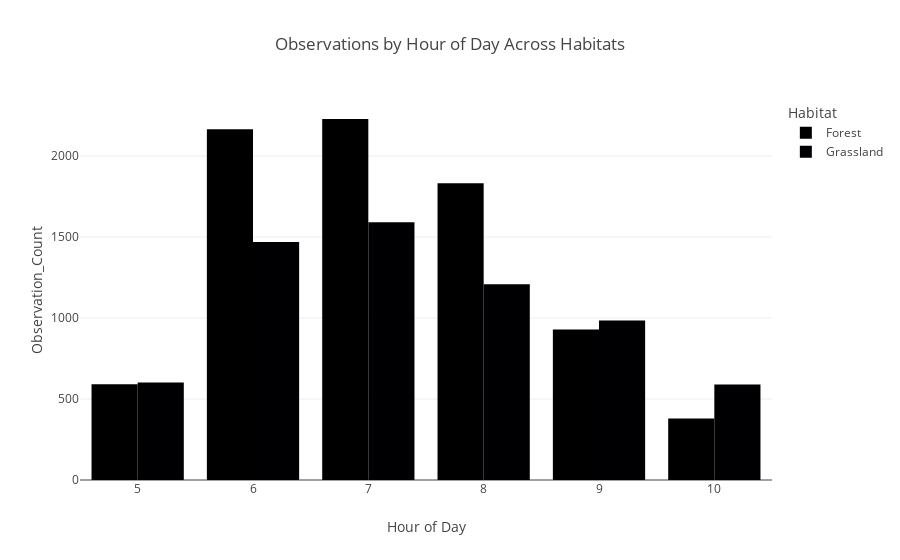
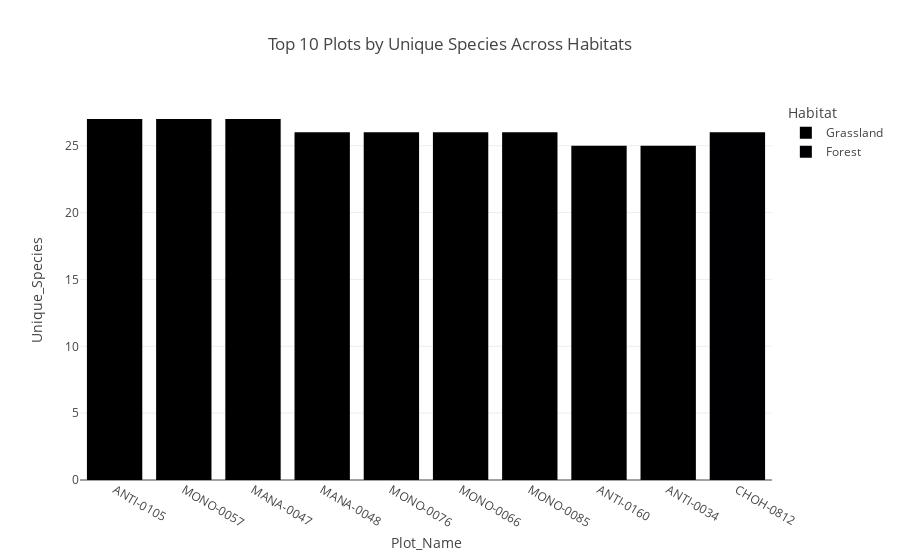

Here is the notebook cell these charts were saved with, in order:
### Code cell
import pandas as pd
import plotly.express as px
import plotly.graph_objects as go
from datetime import datetime, timedelta, time



def load_and_concatenate_data(file_path, habitat):
    xl = pd.ExcelFile(file_path)
    dfs = [pd.read_excel(xl, sheet_name=sheet) for sheet in xl.sheet_names]
    df = pd.concat(dfs, ignore_index=True)
    df['Habitat'] = habitat
    return df

grassland_file = "C:/Users/kumar/Downloads/Bird_Monitoring_Data_GRASSLAND.XLSX"
forest_file = "C:/Users/kumar/Downloads/Bird_Monitoring_Data_FOREST.XLSX"

grassland_df = load_and_concatenate_data(grassland_file, 'Grassland')
forest_df = load_and_concatenate_data(forest_file, 'Forest')

# Combine datasets
df = pd.concat([grassland_df, forest_df], ignore_index=True).copy()  # Explicit copy to avoid view issues
df.head()


def clean_data(df):
    # Create a copy to ensure we're working on a new DataFrame
    df = df.copy()
    
    # Handle missing values
    df.loc[:, 'Sub_Unit_Code'] = df['Sub_Unit_Code'].fillna('NA')
    df.loc[:, 'Distance'] = df['Distance'].fillna('Not Recorded')
    df.loc[:, 'Sex'] = df['Sex'].fillna('Undetermined')
    
    # Remove duplicates
    df = df.drop_duplicates(subset=['Plot_Name', 'Date', 'Start_Time', 'Common_Name', 'ID_Method', 'Distance', 'Sex'])
    
    # Convert Date from Excel serial to datetime
    def excel_date_to_datetime(serial):
        if pd.isna(serial) or not isinstance(serial, (int, float)):
            return pd.NaT
        return pd.to_datetime('1899-12-30') + pd.to_timedelta(serial, unit='D')
    
    df.loc[:, 'Date'] = df['Date'].apply(excel_date_to_datetime)
    df.loc[:, 'Month'] = df['Date'].dt.month
    df.loc[:, 'Season'] = df['Month'].map({
        1: 'Winter', 2: 'Winter', 3: 'Spring', 4: 'Spring', 5: 'Spring',
        6: 'Summer', 7: 'Summer', 8: 'Summer', 9: 'Fall', 10: 'Fall',
        11: 'Fall', 12: 'Winter'
    })
    
    # Convert Start_Time and End_Time to floats (fraction of day)
    def time_to_float(time_val):
        if pd.isna(time_val):
            return None
        if isinstance(time_val, (int, float)):
            return float(time_val)
        if isinstance(time_val, time):
            total_seconds = time_val.hour * 3600 + time_val.minute * 60 + time_val.second
            return total_seconds / (24 * 3600)  # Convert to fraction of day
        try:
            return float(time_val)
        except (ValueError, TypeError):
            return None
    
    # Use .loc to avoid SettingWithCopyWarning
    df.loc[:, 'Start_Time'] = df['Start_Time'].apply(time_to_float)  # Line 89
    df.loc[:, 'End_Time'] = df['End_Time'].apply(time_to_float)
    
    # Convert numerical columns
    df.loc[:, 'Temperature'] = pd.to_numeric(df['Temperature'], errors='coerce')
    df.loc[:, 'Humidity'] = pd.to_numeric(df['Humidity'], errors='coerce')
    
    # Convert boolean columns using .loc to avoid SettingWithCopyWarning
    bool_cols = ['Flyover_Observed', 'PIF_Watchlist_Status', 'Regional_Stewardship_Status', 
                 'Initial_Three_Min_Cnt']
    for col in bool_cols:
        df.loc[:, col] = df[col].map({'true': True, 'false': False, True: True, False: False})  # Line 95
    
    # Standardize string columns
    str_cols = ['Common_Name', 'Scientific_Name', 'ID_Method', 'Distance', 'Sky', 'Wind', 'Disturbance']
    for col in str_cols:
        if df[col].dtype == "object":
            df.loc[:, col] = df[col].str.strip().str.title()
    
    # Drop unnecessary columns
    df = df.drop(columns=['Sub_Unit_Code'], errors='ignore')
    return df

cleaned_df = clean_data(df)
cleaned_df.to_csv('cleaned_bird_monitoring_combined.csv', index=False)
cleaned_df.head()



def perform_analysis(df):
    analysis_results = {}
    
    # Temporal Analysis
    monthly_counts = df.groupby(['Month', 'Habitat'])['Common_Name'].count().reset_index(name='Observation_Count')
    seasonal_counts = df.groupby(['Season', 'Habitat'])['Common_Name'].count().reset_index(name='Observation_Count')
    time_counts = df.groupby([df['Start_Time'].apply(lambda x: int(float(x) * 24) if pd.notna(x) else -1), 'Habitat'])['Common_Name'].count().reset_index(name='Observation_Count')
    time_counts = time_counts.rename(columns={'Start_Time': 'Hour_of_Day'})
    analysis_results['monthly_counts'] = monthly_counts
    analysis_results['seasonal_counts'] = seasonal_counts
    analysis_results['time_counts'] = time_counts
    
    # Spatial Analysis
    plot_species = df.groupby(['Plot_Name', 'Habitat'])['Scientific_Name'].nunique().reset_index(name='Unique_Species')
    admin_unit_counts = df.groupby(['Admin_Unit_Code', 'Habitat'])['Common_Name'].count().reset_index(name='Observation_Count')
    analysis_results['plot_species'] = plot_species
    analysis_results['admin_unit_counts'] = admin_unit_counts
    
    # Species Analysis
    species_diversity = df.groupby('Habitat')['Scientific_Name'].nunique().reset_index(name='Unique_Species')
    activity_counts = df.groupby(['ID_Method', 'Habitat'])['Common_Name'].count().reset_index(name='Count')
    sex_ratio = df.groupby(['Common_Name', 'Sex', 'Habitat'])['Common_Name'].count().unstack(fill_value=0).reset_index()
    analysis_results['species_diversity'] = species_diversity
    analysis_results['activity_counts'] = activity_counts
    analysis_results['sex_ratio'] = sex_ratio
    
    # Environmental Conditions
    env_corr = df.groupby(['Temperature', 'Humidity', 'Habitat'])['Common_Name'].count().reset_index(name='Observation_Count')
    disturbance_effect = df.groupby(['Disturbance', 'Habitat'])['Common_Name'].count().reset_index(name='Observation_Count')
    analysis_results['env_corr'] = env_corr
    analysis_results['disturbance_effect'] = disturbance_effect
    
    # Distance and Behavior
    distance_counts = df.groupby(['Common_Name', 'Distance', 'Habitat'])['Common_Name'].count().unstack(fill_value=0).reset_index()
    flyover_counts = df.groupby(['Flyover_Observed', 'Habitat'])['Common_Name'].count().reset_index(name='Observation_Count')
    analysis_results['distance_counts'] = distance_counts
    analysis_results['flyover_counts'] = flyover_counts
    
    # Observer Trends
    observer_counts = df.groupby(['Observer', 'Habitat'])['Common_Name'].count().reset_index(name='Observation_Count')
    observer_species = df.groupby(['Observer', 'Habitat'])['Scientific_Name'].nunique().reset_index(name='Unique_Species')
    visit_counts = df.groupby(['Visit', 'Habitat'])['Scientific_Name'].nunique().reset_index(name='Unique_Species')
    analysis_results['observer_counts'] = observer_counts
    analysis_results['observer_species'] = observer_species
    analysis_results['visit_counts'] = visit_counts
    
    # Conservation Insights
    watchlist_species = df[df['PIF_Watchlist_Status'] == True].groupby(['Common_Name', 'Habitat'])['Common_Name'].count().reset_index(name='Count')
    stewardship_species = df[df['Regional_Stewardship_Status'] == True].groupby(['Common_Name', 'Habitat'])['Common_Name'].count().reset_index(name='Count')
    aou_counts = df.groupby(['AOU_Code', 'Habitat'])['Common_Name'].count().reset_index(name='Count')
    analysis_results['watchlist_species'] = watchlist_species
    analysis_results['stewardship_species'] = stewardship_species
    analysis_results['aou_counts'] = aou_counts
    
    return analysis_results

analysis_results = perform_analysis(cleaned_df)

# Save analysis results
for key, value in analysis_results.items():
    if isinstance(value, pd.DataFrame):
        value.to_csv(f'bird_analysis_{key}.csv', index=False)



# Temporal Analysis: Observations by Month
fig_monthly = px.bar(analysis_results['monthly_counts'], x='Month', y='Observation_Count', color='Habitat', 
                     barmode='group', title='Observations by Month Across Habitats', 
                     labels={'Month': 'Month of Year'})
fig_monthly.show()

# Temporal Analysis: Observations by Season
fig_seasonal = px.bar(analysis_results['seasonal_counts'], x='Season', y='Observation_Count', color='Habitat', 
                      barmode='group', title='Observations by Season Across Habitats')
fig_seasonal.show()

# Temporal Analysis: Observations by Hour of Day
fig_time = px.bar(analysis_results['time_counts'], x='Hour_of_Day', y='Observation_Count', color='Habitat', 
                  barmode='group', title='Observations by Hour of Day Across Habitats', 
                  labels={'Hour_of_Day': 'Hour of Day'})
fig_time.show()

# Spatial Analysis: Top 10 Plots by Unique Species
top_plots = analysis_results['plot_species'].sort_values('Unique_Species', ascending=False).head(10)
fig_plot_species = px.bar(top_plots, x='Plot_Name', y='Unique_Species', color='Habitat', 
                          title='Top 10 Plots by Unique Species Across Habitats')
fig_plot_species.show()

# Spatial Analysis: Observations by Admin Unit
fig_admin_unit = px.bar(analysis_results['admin_unit_counts'], x='Admin_Unit_Code', y='Observation_Count', 
                        color='Habitat', barmode='group', title='Observations by Admin Unit Across Habitats')
fig_admin_unit.show()

# Species Analysis: Unique Species by Habitat
print("Unique Species by Habitat:")
display(analysis_results['species_diversity'])

# Species Analysis: Observation Activity Types
fig_activity = px.bar(analysis_results['activity_counts'], x='ID_Method', y='Count', color='Habitat', 
                      barmode='group', title='Observation Activity Types Across Habitats')
fig_activity.show()

# Environmental Conditions: Temperature vs. Humidity
fig_env = px.scatter(analysis_results['env_corr'], x='Temperature', y='Humidity', size='Observation_Count', 
                     color='Habitat', title='Temperature vs. Humidity vs. Observation Count Across Habitats')
fig_env.show()

# Environmental Conditions: Disturbance Effect
fig_disturbance = px.bar(analysis_results['disturbance_effect'], x='Disturbance', y='Observation_Count', 
                         color='Habitat', barmode='group', title='Effect of Disturbance on Observations Across Habitats')
fig_disturbance.show()

# Distance and Behavior: Flyover Observations
fig_flyover = px.bar(analysis_results['flyover_counts'], x='Flyover_Observed', y='Observation_Count', 
                     color='Habitat', barmode='group', title='Flyover Observations Across Habitats')
fig_flyover.show()

# Conservation Insights: Watchlist and Stewardship Species
print("Watchlist Species by Habitat:")
display(analysis_results['watchlist_species'])
print("Regional Stewardship Species by Habitat:")
display(analysis_results['stewardship_species'])

### Figure 1 — Plotly figure (JSON) as saved in the notebook; plotly's stock layout.template omitted (floating-point values rounded to 4 significant figures)
{"data": [{"alignmentgroup": "True", "hovertemplate": "Habitat=Forest<br>Hour of Day=%{x}<br>Observation_Count=%{y}<extra></extra>", "legendgroup": "Forest", "marker": {"color": "#000001", "pattern": {"shape": ""}}, "name": "Forest", "offsetgroup": "Forest", "orientation": "v", "showlegend": true, "textposition": "auto", "type": "bar", "x": [5, 6, 7, 8, 9, 10], "xaxis": "x", "y": [591, 2165, 2229, 1833, 929, 380], "yaxis": "y"}, {"alignmentgroup": "True", "hovertemplate": "Habitat=Grassland<br>Hour of Day=%{x}<br>Observation_Count=%{y}<extra></extra>", "legendgroup": "Grassland", "marker": {"color": "#000002", "pattern": {"shape": ""}}, "name": "Grassland", "offsetgroup": "Grassland", "orientation": "v", "showlegend": true, "textposition": "auto", "type": "bar", "x": [5, 6, 7, 8, 9, 10], "xaxis": "x", "y": [602, 1469, 1591, 1208, 985, 590], "yaxis": "y"}], "layout": {"autosize": true, "barmode": "group", "legend": {"title": {"text": "Habitat"}, "tracegroupgap": 0}, "title": {"text": "Observations by Hour of Day Across Habitats"}, "xaxis": {"anchor": "y", "autorange": true, "domain": [0, 1], "range": [4.5, 10.5], "title": {"text": "Hour of Day"}, "type": "linear"}, "yaxis": {"anchor": "x", "autorange": true, "domain": [0, 1], "range": [0, 2346.0], "title": {"text": "Observation_Count"}, "type": "linear"}}}

### Figure 2 — Plotly figure (JSON) as saved in the notebook; plotly's stock layout.template omitted (floating-point values rounded to 4 significant figures)
{"data": [{"alignmentgroup": "True", "hovertemplate": "Habitat=Grassland<br>Plot_Name=%{x}<br>Unique_Species=%{y}<extra></extra>", "legendgroup": "Grassland", "marker": {"color": "#000001", "pattern": {"shape": ""}}, "name": "Grassland", "offsetgroup": "Grassland", "orientation": "v", "showlegend": true, "textposition": "auto", "type": "bar", "x": ["ANTI-0105", "MONO-0057", "MANA-0047", "MANA-0048", "MONO-0076", "MONO-0066", "MONO-0085", "ANTI-0160", "ANTI-0034"], "xaxis": "x", "y": [27, 27, 27, 26, 26, 26, 26, 25, 25], "yaxis": "y"}, {"alignmentgroup": "True", "hovertemplate": "Habitat=Forest<br>Plot_Name=%{x}<br>Unique_Species=%{y}<extra></extra>", "legendgroup": "Forest", "marker": {"color": "#000002", "pattern": {"shape": ""}}, "name": "Forest", "offsetgroup": "Forest", "orientation": "v", "showlegend": true, "textposition": "auto", "type": "bar", "x": ["CHOH-0812"], "xaxis": "x", "y": [26], "yaxis": "y"}], "layout": {"autosize": true, "barmode": "relative", "legend": {"title": {"text": "Habitat"}, "tracegroupgap": 0}, "title": {"text": "Top 10 Plots by Unique Species Across Habitats"}, "xaxis": {"anchor": "y", "autorange": true, "domain": [0, 1], "range": [-0.5, 9.5], "title": {"text": "Plot_Name"}, "type": "category"}, "yaxis": {"anchor": "x", "autorange": true, "domain": [0, 1], "range": [0, 28.42], "title": {"text": "Unique_Species"}, "type": "linear"}}}
